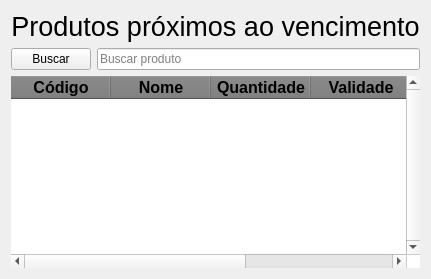
      <widget class="QWidget" name="pg_prox_venc">
       <layout class="QVBoxLayout" name="verticalLayout">
        <item>
         <widget class="QLabel" name="label_27">
          <property name="font">
           <font>
            <pointsize>20</pointsize>
           </font>
          </property>
          <property name="text">
           <string>Produtos próximos ao vencimento</string>
          </property>
          <property name="alignment">
           <set>Qt::AlignCenter</set>
          </property>
         </widget>
        </item>
        <item>
         <layout class="QHBoxLayout" name="horizontalLayout_18">
          <item>
           <widget class="QPushButton" name="btn_buscar">
            <property name="cursor">
             <cursorShape>PointingHandCursor</cursorShape>
            </property>
            <property name="styleSheet">
             <string notr="true"/>
            </property>
            <property name="text">
             <string>Buscar</string>
            </property>
           </widget>
          </item>
          <item>
           <widget class="QLineEdit" name="txt_buscar_produto">
            <property name="placeholderText">
             <string>Buscar produto</string>
            </property>
           </widget>
          </item>
         </layout>
        </item>
        <item>
         <widget class="QTableWidget" name="tw_proximo_vencimento">
          <property name="font">
           <font>
            <pointsize>12</pointsize>
            <weight>50</weight>
            <bold>false</bold>
           </font>
          </property>
          <property name="layoutDirection">
           <enum>Qt::LeftToRight</enum>
          </property>
          <property name="styleSheet">
           <string notr="true">QHeaderView::section{

	background-color: rgb(122, 122, 122);

	
	font: 75 12pt &quot;Arial&quot;;




}
QTableWidget{
	

	background-color: rgb(255, 255, 255);

}</string>
          </property>
          <property name="frameShape">
           <enum>QFrame::NoFrame</enum>
          </property>
          <property name="frameShadow">
           <enum>QFrame::Sunken</enum>
          </property>
          <property name="verticalScrollBarPolicy">
           <enum>Qt::ScrollBarAlwaysOn</enum>
          </property>
          <property name="sizeAdjustPolicy">
           <enum>QAbstractScrollArea::AdjustIgnored</enum>
          </property>
          <property name="autoScrollMargin">
           <number>16</number>
          </property>
          <property name="dragEnabled">
           <bool>false</bool>
          </property>
          <property name="dragDropMode">
           <enum>QAbstractItemView::NoDragDrop</enum>
          </property>
          <property name="alternatingRowColors">
           <bool>true</bool>
          </property>
          <property name="showGrid">
           <bool>true</bool>
          </property>
          <property name="gridStyle">
           <enum>Qt::NoPen</enum>
          </property>
          <property name="wordWrap">
           <bool>false</bool>
          </property>
          <property name="cornerButtonEnabled">
           <bool>true</bool>
          </property>
          <column>
           <property name="text">
            <string notr="true">Código</string>
           </property>
           <property name="font">
            <font>
             <pointsize>12</pointsize>
             <weight>75</weight>
             <bold>true</bold>
            </font>
           </property>
           <property name="textAlignment">
            <set>AlignCenter</set>
           </property>
          </column>
          <column>
           <property name="text">
            <string>Nome</string>
           </property>
           <property name="font">
            <font>
             <pointsize>12</pointsize>
             <weight>75</weight>
             <bold>true</bold>
            </font>
           </property>
           <property name="textAlignment">
            <set>AlignCenter</set>
           </property>
          </column>
          <column>
           <property name="text">
            <string>Quantidade</string>
           </property>
           <property name="font">
            <font>
             <pointsize>12</pointsize>
             <weight>75</weight>
             <bold>true</bold>
            </font>
           </property>
           <property name="textAlignment">
            <set>AlignCenter</set>
           </property>
          </column>
          <column>
           <property name="text">
            <string>Validade</string>
           </property>
           <property name="font">
            <font>
             <pointsize>12</pointsize>
             <weight>75</weight>
             <bold>true</bold>
            </font>
           </property>
           <property name="textAlignment">
            <set>AlignCenter</set>
           </property>
          </column>
          <column>
           <property name="text">
            <string>Preço</string>
           </property>
           <property name="font">
            <font>
             <pointsize>12</pointsize>
             <weight>75</weight>
             <bold>true</bold>
            </font>
           </property>
           <property name="textAlignment">
            <set>AlignCenter</set>
           </property>
          </column>
         </widget>
        </item>
       </layout>
      </widget>
